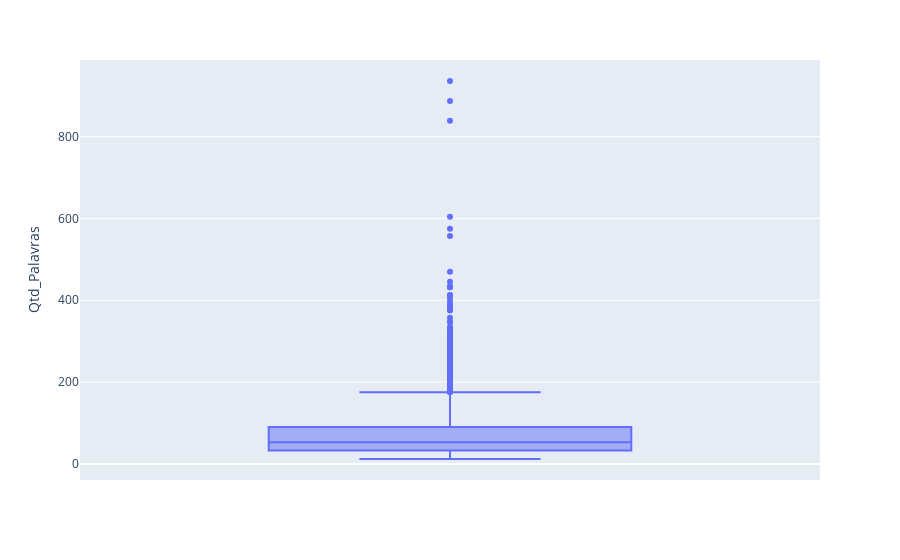

The code cell stored with this chart in its notebook:
### Code cell
#Verificando a distribuição de palavras com meu grafico de boxplot
px.box(
    #Dados
    amostra_simples,
    #Valores
    y='Qtd_Palavras'
)

### Figure 1 — Plotly figure (JSON) as saved in the notebook; plotly's stock layout.template omitted (floating-point values rounded to 4 significant figures; data arrays with more than 128 entries replaced by an {"elided": "..."} marker saying what was removed)
{"data": [{"alignmentgroup": "True", "hovertemplate": "Qtd_Palavras=%{y}<extra></extra>", "legendgroup": "", "marker": {"color": "#636efa"}, "name": "", "notched": false, "offsetgroup": "", "orientation": "v", "showlegend": false, "type": "box", "x0": " ", "xaxis": "x", "y": {"elided": "2000 int values"}, "y0": " ", "yaxis": "y"}], "layout": {"boxmode": "group", "legend": {"tracegroupgap": 0}, "margin": {"t": 60}, "xaxis": {"anchor": "y", "domain": [0, 1]}, "yaxis": {"anchor": "x", "domain": [0, 1], "title": {"text": "Qtd_Palavras"}}}}
